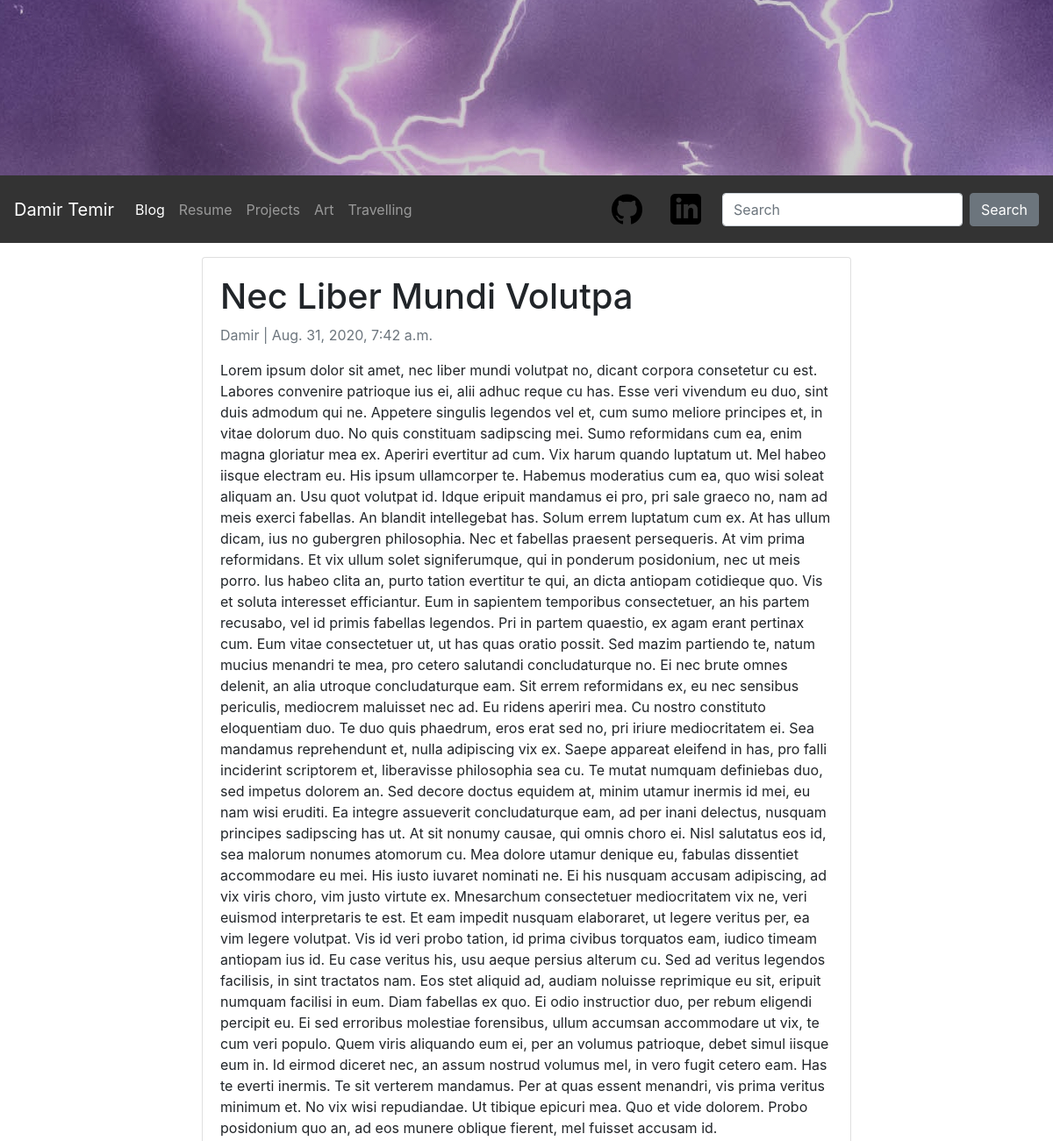
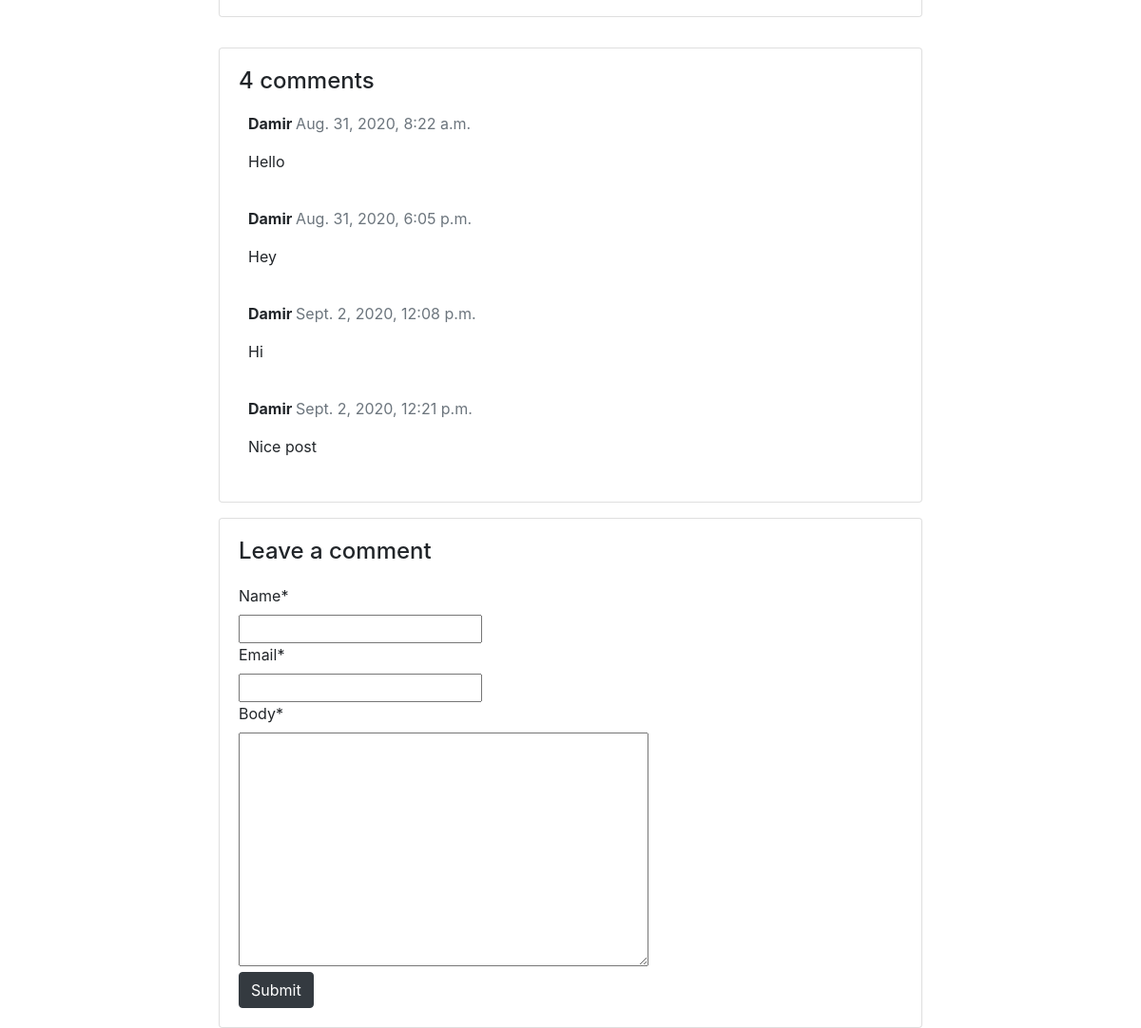
Page /blog/nec-liber-mundi-volutpa/ on the committed database (2 pictures, top to bottom).
### blog/models.py (models this page shows, shortened)
class Post(models.Model):
    title = models.CharField(max_length=100, unique=True)
    header_image = models.ImageField(null=True, blank=True, upload_to="images/")
    slug = models.SlugField(max_length=100, unique=True)
    author = models.ForeignKey(User, on_delete=models.CASCADE, related_name='blog_posts')
    updated_on = models.DateTimeField(auto_now=True)
    content = models.TextField()
    created_on = models.DateTimeField(auto_now_add=True)
    status = models.IntegerField(choices=STATUS, default=0)
    class Meta:
        ordering = ['-created_on']

class Comment(models.Model):
    post = models.ForeignKey(Post, on_delete=models.CASCADE, related_name='comments')
    name = models.CharField(max_length=80)
    email = models.EmailField()
    body = models.TextField()
    created_on = models.DateTimeField(auto_now_add=True)
    active = models.BooleanField(default=False)
    class Meta:
        ordering = ['created_on']

### blog/views.py (the view)
# urls.py: path('<slug:slug>/', views.post_detail, name='post_detail'),
def post_detail(request, slug):
    template_name = 'blog/post_detail.html'
    post = get_object_or_404(Post, slug=slug)
    comments = post.comments.filter(active=True)
    new_comment = None
    if request.method == 'POST':
        comment_form = CommentForm(data=request.POST)
        if comment_form.is_valid():
            new_comment = comment_form.save(commit=False)
            new_comment.post = post
            new_comment.save()
    else:
        comment_form = CommentForm()
    return render(request, template_name, {'post': post,
                                           'comments': comments,
                                           'new_comment': new_comment,
                                           'comment_form': comment_form})

### blog/forms.py
class CommentForm(forms.ModelForm):
    class Meta:
        model = Comment
        fields = ('name', 'email', 'body')

### blog/templates/blog/post_detail.html (shortened to what this page needs)
{% extends 'blog/nav.html' %}
{% load static %}
{% load crispy_forms_tags %}
{% block content %}
    <body>
    <div class="container align-items-center">
        <div class="row no-gutters">
            <div class="card col-md-8 mb-3 mx-auto mt-3 ">
            <div class="card-body">
                <h1>{% block title %} {{ post.title }} {% endblock title %}</h1>
                <p class=" text-muted">{{ post.author }} | {{ post.created_on }}</p>
                <p class="card-text ">{{ post.content | safe }}</p>
            </div>
            </div>
        <div class="col-md-8 card mx-auto mt-3 ">
          <div class="card-body">
            {% if comments.count == 0 %}
            <h4>No posted comments. Be the first!</h4>
            {% else %}
            <h4>{{ comments.count }} comments</h4>
            {% endif %}
            {% for comment in comments %}
            <div class="comments" style="padding: 10px;">
              <p class="font-weight-bold">
                {{ comment.name }}
                <span class=" text-muted font-weight-normal">
                  {{ comment.created_on }}
                </span>
              </p>
              {{ comment.body | linebreaks }}
            </div>
            {% endfor %}
          </div>
        </div>
        <div class="col-md-8 card mx-auto mt-3 ">
          <div class="card-body">
            {% if new_comment %}
            <div class="alert alert-success" role="alert">
              Your comment is awaiting moderation
            </div>
            {% else %}
            <h4>Leave a comment</h4>
            <form method="post" style="margin-top: 1.3em;">
              {{ comment_form | crispy}}
              <button type="submit" class="btn btn-dark">Submit</button>
            </form>
            {% endif %}
          </div>
        </div>
      </div>
    </div>
    </body>
{% endblock content %}

### rows in the picture
Post: title "Nec Liber Mundi Volutpa", author "Damir", created_on "Aug. 31, 2020, 7:42 a.m.", content "Lorem ipsum dolor sit amet, nec liber mundi volutpat no, dicant corpora consetetur cu est. Labores convenire patrioque ius ei, alii adhuc reque cu has. Esse veri vivendum eu duo, sint duis admodum qui ne. Appetere singulis legendos vel et, cum sumo meliore principes et, in vitae dolorum duo. No quis constituam sadipscing mei. Sumo reformidans cum ea, enim magna gloriatur mea ex. Aperiri evertitur ad cum. Vix harum quando luptatum ut. Mel habeo iisque electram eu. His ipsum ullamcorper te. Habemus moderatius cum ea, quo wisi soleat aliquam an. Usu quot volutpat id. Idque eripuit mandamus ei pro, pri sale graeco no, nam ad meis exerci fabellas. An blandit intellegebat has. Solum errem…"
Comment: name "Damir", created_on "Aug. 31, 2020, 8:22 a.m.", body "Hello"
Comment: name "Damir", created_on "Aug. 31, 2020, 6:05 p.m.", body "Hey"
Comment: name "Damir", created_on "Sept. 2, 2020, 12:08 p.m.", body "Hi"
Comment: name "Damir", created_on "Sept. 2, 2020, 12:21 p.m.", body "Nice post"

### other values in the picture
{{ comments.count }} "4"
